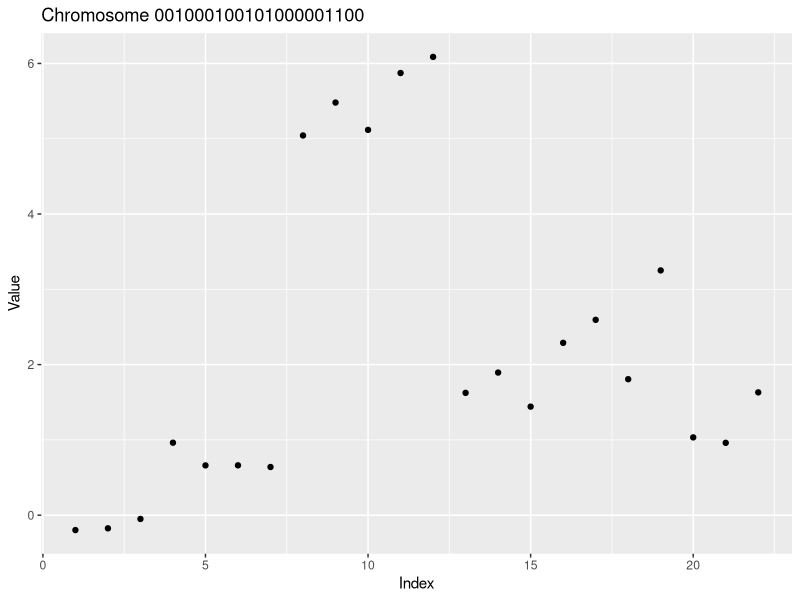

Reproduce this figure in R.
### Author: Eric Kalosa-Kenyon
### STA 243 Hw2 - Genetic algorithms

##### BEGIN

### Purpose of this algorithm
#   The goal of this program is to find an optimal solution for a piecewise
#   constant regression problem. The method used is genetic algorithms.
#   Chromosomes are binary representations of the presense or absense of
#   discontinuities in the fitted piecewise constant regression.

### Pseudocode overview
# Generate observations used for regression
# Parameterize algorithm
# Initialize random population
# Until convergence
#   Calculate fitness in current generation
#   Mate individuals proportional to fitness
# Plot result

### BEGIN: Code
rm(list=ls())

## Imports
library("ggplot2")
library("dplyr")

## Subroutines
random_chromosome = function(num_genes, nucleobases=c(0,1)){
    # Generates a chromosome
    #   lenght of chromosome is (num_genes)
    #   each element of the chromosome is an element of (nucleobases)
    x = sample(nucleobases, num_genes, replace=TRUE)
    x = paste(x, collapse='')
    return(x)
}

mate_chromosomes = function(parents, xr=0.1, mr=0.1){
    # Produce a single offspring from parent chromosomes (p1, p2) with a
    # crossover rate (xr) and a mutation rate (mr)

    p1 = parents[1]
    p2 = parents[2]
    stopifnot(nchar(p1) == nchar(p2))

    child = ""

    w = 1 # crossover parameter
    for(i in 1:nchar(p1)){

        # Give child parents' genes for each gene (i)
        #   from p1 if w == 1
        #   from p2 if w == 0
        if(w){
            chr = substr(p1, i, i) # get i'th character from parent 1
        }else{
            chr = substr(p2, i, i) # get i'th character from parent 2
        }

        # Mutate gene
        if(runif(1)<mr){
            chr = as.character((as.integer(chr) + 1) %% 2)
        }

        # Extend child with the i'th parental character
        child = paste(child, chr, sep="")

        # Crossover if required
        if(runif(1)<xr){
            w = (w + 1) %% 2
        }
    }
    return(child)
}

loss_fxn = function(segment_observns){
    # Sum of square distance from mean
    return(
        sum((segment_observns - mean(segment_observns))^2)
    )
}

regression_loss = function(reg, raw){
    # Sum of square error betweeen regression and raw
    # len(reg) == len(raw)
    return(sum((reg-raw)^2))
}

regress_chromosome = function(chrom, raw){
    # return c(fhat(x))
    # chrom is a string of "0001110101.."
    # raw is a c(num), len(chrom) == len(raw) - 1

    # Initialize working objects
    segment_observations = c(raw[1])
    regression = c()

    for(i in 1:nchar(chrom)){ # for each gene in the chromosome
        g = as.integer(substr(chrom, i, i)) # extract the gene from the string

        if(g){ # if the gene indicates a breakpoint
            # calculate the regression for that segment

            regression = c(regression,
                           rep(mean(segment_observations),
                               length(segment_observations)
                               )
                           )
            segment_observations = c(raw[i+1]) # reset to next segment

        }else{ # if the gene does not indicate a breakpoint
            # extend the segment
            segment_observations = c(segment_observations, raw[i+1])
        }
    }

    # calculate final segment regression
    regression = c(regression,
                   rep(mean(segment_observations),
                       length(segment_observations)
                       )
                   )

    return(regression)
}

fitness = function(population, raw){
    # Calculate fitness for each individual in the population relative to the
    #   raw data.
    #   Complexity is either "AIC" or "MDL". Raw is the raw data to fit.
    # Return a vector of floats between 0 and 1.
    #   The AIC and MDL are normalized to [0,1]

    # Check that input is ok
    stopifnot(nchar(population$Chromosomes[1]) + 1 == length(raw))

    # Initialize parameters
    losses = c()
    K = dim(population)[1]  # (K) is number of individuals in population
    n = length(raw)

    for(k in 1:K){ # for each individual in the population
        x = population$Chromosome[k] # the individual's chromosome

        segment_observations = c(raw[1])
        loss = 0 # initialize base loss to 0

        for(i in 1:nchar(x)){ # for each gene in the chromosome
            g = as.integer(substr(x, i, i)) # extract the gene from the string

            if(g){ # if the gene indicates a breakpoint
                # calculate and increment overall loss by segment loss
                loss = loss + loss_fxn(segment_observations)
                segment_observations = c(raw[i+1]) # reset to next segment

            }else{ # if the gene does not indicate a breakpoint
                # extend the segment
                segment_observations = c(segment_observations, raw[i+1])
            }
        }

        # Calculate loss for final segment
        loss = loss + loss_fxn(segment_observations)

        regr = regress_chromosome(x, raw)
        loss2 = regression_loss(regr, loss)
        browser() # CHECK that loss == loss2, then delete preceeding paragraph

        losses = c(losses, loss) # record that individual's loss
    }


    ## Penalize for complexity
    ns_params = sapply( # vector of integers summing number of breakpoints
                    lapply(
                        strsplit(population$Chromosome,""),
                        as.integer),
                    sum) + 1 # number of constants is breaks + 1

    # AIC is k-ln(sum sq losses)
    #   losses is vector of sum(square losses) so
    AIC = 2*log(n)*ns_params + n*log(losses/n)
    # Note that this AIC can be alternatively parameterized

    # calculate sum of log(\hat{n_j})
    # sum_n_hat = for each chromosome, length of 0s between 1s plus 1
    sum_n_hat = sapply(
                    lapply( # for each chromosome, get \hat{n_j}'s
                        strsplit( # get strs of 0's (whose lengths = n_j-1)
                            population$Chromosome,
                            "1"
                        ),
                        nchar),
                    (function (x) sum(log(x+1))) # sum(log(\hat{n_j}))
                )
    MDL = ns_params*log(n) +
        1/2*sum_n_hat +
        n/2*log(losses/n)

    return(list(AIC, MDL))
}

plot_chromosome = function(chrom, raw_df){
    # return a ggplot object with piecewise constants plotted on the scatter

    chrs = unlist(strsplit(chrom,"")) # split string into c(characters)
    ints = as.integer(chrs)

    n = dim(raw_df)[1] # number of datapoints
    fhat = c() # regressed variable
    for(i in 1:n){
    }

    browser()

    plt = ggplot(raw_df, aes(x=x, y=y)) +
        geom_point() +
        xlab("Index") + ylab("Value") +
        ggtitle(paste("Chromosome", chrom))

    return(plt)
}

## Generate observations
# TODO: replace simple raw data with the generator given in the homework
raw = c(0,0,0,1,1,1,1,5,5,5,6,6,2,2,2,2,2,2,3,1,1,1)
truth = "001000100101000001100"
sd = 0.3
which_penalty = "AIC" # or "MDL", both are calculated
N = length(raw)
raw = raw + rnorm(N, sd=sd)

# Plot the generated data
raw_df = data.frame(y=raw, x=1:length(raw))
plt1 = ggplot(raw_df, aes(x=x, y=y)) +
    geom_point() +
    xlab("Index") + ylab("Value") +
    ggtitle("Raw observations")

## Parameterize algoritm and initialize major objects
pop_col_names = c("Chromosome", "AIC", "MDL", "Generation")
pop = data.frame(matrix(ncol = 4, nrow = 0))   # Holds all individuals
colnames(pop) = pop_col_names
K = 20  # Number of chromosomes in each generation
G = 70  # Maximum number of generations

## Initialize first generation
g = 1
for(i in 1:K){
    x = random_chromosome(num_genes=N-1) # returns string of 1s and 0s
    individual = c(x, NA, NA, g)
    pop[dim(pop)[1]+1,] = individual
}

## Calculate fitness and mate each generation
for(g in 2:G){
    parent_generation = pop[pop$Generation == g-1,]
    parent_aic_mdl = fitness(parent_generation, raw)
    # Put parent fitness into main dataframe
    pop[rownames(parent_generation),]$AIC = parent_aic_mdl[[1]]
    pop[rownames(parent_generation),]$MDL = parent_aic_mdl[[2]]

    # Update current working object
    parent_generation$AIC = parent_aic_mdl[[1]]
    parent_generation$MDL = parent_aic_mdl[[2]]

    # invert AIC and MDL for sampling
    parent_generation$nAIC =
        -(parent_generation$AIC - min(parent_generation$AIC))
    parent_generation$nAIC =
        parent_generation$nAIC - min(parent_generation$nAIC) + 0.001
    parent_generation$nMDL =
        -(parent_generation$MDL - min(parent_generation$MDL))
    parent_generation$nMDL =
        parent_generation$nMDL - min(parent_generation$nMDL) + 0.001

    for(k in 1:K){
        # Sample parents according to AIC or MDL
        if(which_penalty == "AIC"){
            parents = sample_n(parent_generation,
                             2,
                             replace=TRUE, # do not require sexual reproduction
                             weight=nAIC)
        } else if(which_penalty == "MDL"){
            parents = sample_n(parent_generation,
                             2,
                             replace=TRUE, # require sexual reproduction
                             weight=nMDL)
        }

        parent_chromosomes = parents$Chromosome
        child_chromosome = mate_chromosomes(parent_chromosomes)
        child = c(child_chromosome, NA, NA, g)
        pop[dim(pop)[1]+1,] = child
    }
}

# Calculate final AIC/MDL
last_gen = pop[pop$Generation == G,]
aic_mdl = fitness(last_gen, raw)
# Put last fitness into main dataframe
pop[rownames(last_gen),]$AIC = aic_mdl[[1]]
pop[rownames(last_gen),]$MDL = aic_mdl[[2]]

## Plotting results
#TODO: plot max_fitness as a function of generation
# REVIEW
plot_chromosome(truth, raw_df)
browser()

## Recover and plot max fitness chromosome
max_fitness_chromosome = pop$Chromosome[pop$Fitness == max(pop$Fitness)]
#TODO: ensure there is only one max_fitness_chromosome
#TODO: plot this chromosome with the raw data

##### END: Genetic algorithm

### NOTES:

# stopifnot(a==b) # R's version of assert

# # Given function in hw handout, used for evaluating fitness
# truefunction<-function(x){
#     t <- c(0.1, 0.13, 0.15, 0.23, 0.25, 0.4, 0.44, 0.65, 0.76, 0.78, 0.81)
#     h <- c(4, -5, 3, -4, 5, -4.2, 2.1, 4.3, -3.1, 2.1, -4.2)
#     temp <- 0
#     for(i in 1:11) {
#         temp <- temp + h[i]/2 * (1 + sign(x - t[i]))
#     }
#     return(temp)
# }
# n<-512
# x<-(0:(n-1))/n
# f<-truefunction(x)
# set.seed(0401)
# y<-f+rnorm(f)/3
# plot(x,y)
# lines(x,f)
